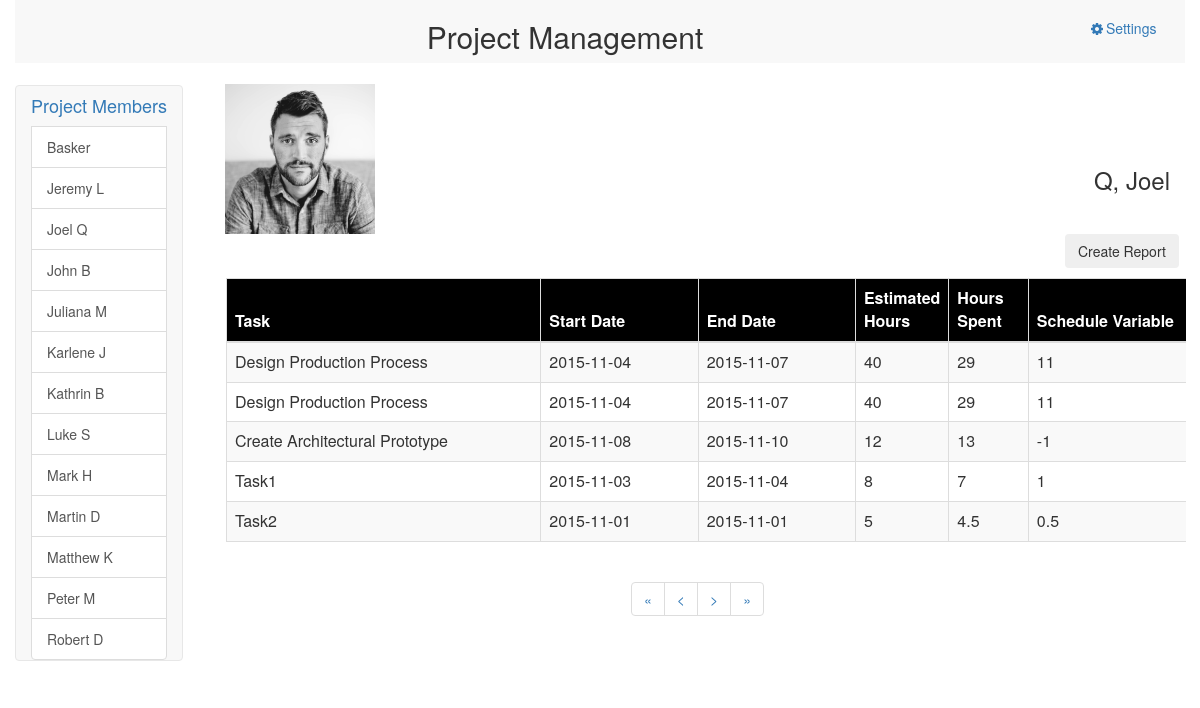
The app's page /?member_id=1333 with its own data.
### tables this page shows
CREATE TABLE IF NOT EXISTS `members` (
  `id` int(11) NOT NULL,
  `name` varchar(25) NOT NULL,
  `profile_pic` varchar(100) NOT NULL
);

CREATE TABLE IF NOT EXISTS `tasks` (
  `id` int(11) NOT NULL,
  `member_id` int(11) NOT NULL,
  `task_name` varchar(100) NOT NULL,
  `start_date` date NOT NULL,
  `end_date` date NOT NULL,
  `estimated_hours` varchar(11) NOT NULL,
  `hours_spent` varchar(11) NOT NULL
);

### index.php (the view, shortened to what this page needs)
<html>
    <head>
        <link rel="stylesheet" href="css/bootstrap.css">
        <link rel="stylesheet" href="css/bootstrap.min.css">
        <link rel="stylesheet" href="css/local.css">
        <link rel="stylesheet" href="font-awesome/css/font-awesome.min.css"  type="text/css">
    </head>
    <body>
       <div id="container-fluid" class="container">
           <div id="header" class="row navbar-default ">
              <div id="title" class="text-center col-md-10 ">
                   <h2>Project Management</h2>
              </div>
              <div id="setting" class="col-md-2">
                  <a href="blank.html"><i class="fa fa-fw fa-gear"></i>Settings</a>
              </div>
           </div>
           <div id="down" class="row">
            <div id="projectmember"class="col-md-2">
            <div class=" col-sm-2 row navbar-collapse navbar-ex1-collapse">
                <div class="sidebar-nav">
                  <div class="navbar navbar-default" role="navigation">
                     <div class="navbar-collapse collapse sidebar-navbar-collapse">
                      <ul class="nav">
                          <li><h4><a class="active">Project Members</a></h4></li>
                          <?php
                            $member_id=0;
                            if(isset($_GET['member_id'])&&$_GET['member_id']>0){
                             $member_id=$_GET['member_id'];
                           }
                            $sql_query="SELECT * FROM members";
                            $result_set=mysql_query($sql_query);
                            $path="";
                            $member_name="";
                            if(mysql_num_rows($result_set)>0)
                            {
                                  while($row=mysql_fetch_assoc($result_set))
                              {
                                if($member_id==$row['id']){
                                  $path=$row['profile_pic'];
                                  $member_name=$row['name'];
                                }
                              ?>
                              <a href="?member_id=<?php echo $row['id'] ?>" class="list-group-item <?php echo ($row['id']==$member_id)?"selected_mem":""; ?>">
                                <?php echo $row['name']; ?>
                              </a>
                                <?php
                              }
                            }
                            $page_id=0;
                            $q = $page_id*5;
                            $sql_query="SELECT * FROM `tasks` where member_id=$member_id LIMIT $q,5";
                            $result_set=mysql_query($sql_query);
                          ?>
                       </ul>
                     </div>
                  </div>
                </div>
              </div>
              </div>
             <div id="data" class="col-md-10">
                 <div id="picname" class="row ">
                    <div id="pic" class="col-md-6 ">
                        <?php if(!empty($path)):?>
                        <img src="<?php echo $path;?>" style="width:150px;height:150px;">
                        <?php endif; ?>
                    </div>
                    <div id="name" class="col-md-6 " ><?php
                        if(!empty($member_name)){
                              $member_name=explode(" ", $member_name);
                              if(count($member_name)==1){
                                 echo "<h3 class='pull-right'>".$member_name[0]."</h3>";
                              }
                              else{
                              echo "<h3 class='pull-right'>".$member_name[1].", ".$member_name[0]."</h3>";
                             }
                             }
                        ?>
                     </div>
                 </div>
                  <div id="report" >
                        <button id="button"type="button" class="btn" >Create Report</button>
                     </div>
                 <div id="table" >
                    <div class="table-responsive">
                        <table class="table table-bordered table-striped">
                            <thead>
                                <tr>
                                    <th class="col-lg-4" bgcolor="black"><font color="white">Task</font></th>
                                    <th class="col-lg-2" bgcolor="black"><font color="white">Start Date</font></th>
                                    <th class="col-lg-2" bgcolor="black"><font color="white">End Date</font></th>
                                    <th class="col-lg-1" bgcolor="black"><font color="white">Estimated Hours</font></th>
                                    <th class="col-lg-1" bgcolor="black"><font color="white">Hours Spent</font></th>
                                    <th class="col-lg-2" bgcolor="black"><font color="white">Schedule Variable</font></th>
                                 </tr>
                            </thead>
                            <tbody>
                            <?php
                                if(mysql_num_rows($result_set)>0)
                                {
                                      while($row=mysql_fetch_assoc($result_set))
                                  {
                                  ?>
                                 <tr>
                                    <td><?php echo $row['task_name'] ?></td>
                                    <td><?php echo $row['start_date'] ?></td>
                                    <td><?php echo $row['end_date'] ?></td>
                                    <td><?php echo $row['estimated_hours'] ?></td>
                                    <td><?php echo $row['hours_spent'] ?></td>
                                    <td><?php echo $row['estimated_hours'] - $row['hours_spent']?></td>
                                </tr>
                                    <?php
                                  }
                                }
                            ?>
                            </tbody>
                        </table>
                    </div>
                 </div>
                 <div id="pagination" align="center" >
                       <ul class = "pagination ">
                         <li><a href = "?member_id=<?php echo $member_id;?>&page_id=0">&laquo;</a></li>
                         <li><a href = "?member_id=<?php echo $member_id;?>&page_id=<?php echo $page_id-1;?>">&lt;</a></li>
                         <li><a href = "?member_id=<?php echo $member_id;?>&page_id=<?php echo $page_id+1;?>">&gt;</a></li>
                         <li><a href = "?member_id=<?php echo $member_id;?>&page_id=last">&raquo;</a></li>
                       </ul>
                 </div>
             </div>
           </div>
       </div>
    </body>
</html>

### css/local.css (style rules this page uses)
#title { padding-left: 10em; }
#setting { float: left; padding-top: 18px; padding-left: 7em; word-wrap: break-word; }
#table { margin-right: -16px; }
#projectmember { padding-left: 0px; margin-top: 22px; }
#pic { padding-top: 20px; margin-top: 1px; }
#name { margin-top: 6em; }
#report { margin-bottom: 10px; padding-left: 60em; }

### records on screen
members: name "Basker"
members: name "Jeremy L"
members: name "Joel Q", profile_pic (picture), name "Q", name "Joel"
members: name "John B"
members: name "Juliana M"
members: name "Karlene J"
members: name "Kathrin B"
members: name "Luke S"
members: name "Mark H"
members: name "Martin D"
members: name "Matthew K"
members: name "Peter M"
members: name "Robert D"
tasks: task_name "Design Production Process", start_date "2015-11-04", end_date "2015-11-07", estimated_hours "40", hours_spent "29", $row['estimated_hours'] - $row['hours_spent'] "11"
tasks: task_name "Design Production Process", start_date "2015-11-04", end_date "2015-11-07", estimated_hours "40", hours_spent "29", $row['estimated_hours'] - $row['hours_spent'] "11"
tasks: task_name "Create Architectural Prototype", start_date "2015-11-08", end_date "2015-11-10", estimated_hours "12", hours_spent "13", $row['estimated_hours'] - $row['hours_spent'] "-1"
tasks: task_name "Task1", start_date "2015-11-03", end_date "2015-11-04", estimated_hours "8", hours_spent "7", $row['estimated_hours'] - $row['hours_spent'] "1"
tasks: task_name "Task2", start_date "2015-11-01", end_date "2015-11-01", estimated_hours "5", hours_spent "4.5", $row['estimated_hours'] - $row['hours_spent'] "0.5"
